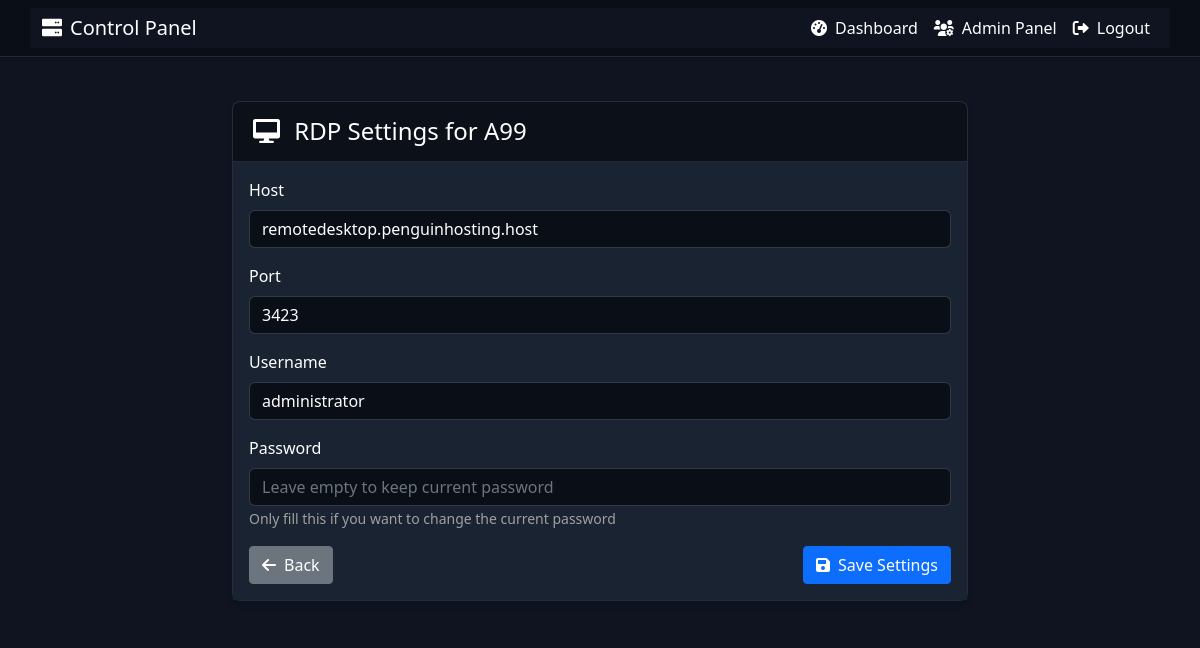
The app's page /rdp_settings/3 (signed in) with its own data.
### app.py (models this page shows)
class VPS(db.Model):
    id = db.Column(db.Integer, primary_key=True)
    name = db.Column(db.String(80), nullable=False)
    vmx_path = db.Column(db.String(200), nullable=False)
    user_id = db.Column(db.Integer, db.ForeignKey('user.id'))
    status = db.Column(db.String(20), default='stopped')
    rdp_host = db.Column(db.String(100))
    rdp_port = db.Column(db.Integer, default=3389)
    rdp_username = db.Column(db.String(100))
    rdp_password = db.Column(db.String(100))

### app.py (the view, shortened to what this page needs)
@app.route('/rdp_settings/<int:vps_id>', methods=['GET', 'POST'])
@login_required
def rdp_settings(vps_id):
    vps = VPS.query.get_or_404(vps_id)
    if not current_user.is_admin and vps.user_id != current_user.id:
        flash('Unauthorized access', 'error')
        return redirect(url_for('dashboard'))
    return render_template('rdp_settings.html', vps=vps)

### app.py (called while the page is built)
@login_manager.user_loader
def load_user(user_id):
    return User.query.get(int(user_id))

### templates/rdp_settings.html
{% extends "base.html" %}
{% block content %}
<div class="container">
    <div class="row justify-content-center">
        <div class="col-md-8">
            <div class="card">
                <div class="card-header">
                    <h4 class="mb-0">
                        <i class="fas fa-desktop me-2"></i>
                        RDP Settings for {{ vps.name }}
                    </h4>
                </div>
                <div class="card-body">
                    <form method="POST">
                        <div class="mb-3">
                            <label for="rdp_host" class="form-label">Host</label>
                            <input type="text" class="form-control" id="rdp_host" name="rdp_host" value="{{ vps.rdp_host or '' }}" required>
                        </div>
                        <div class="mb-3">
                            <label for="rdp_port" class="form-label">Port</label>
                            <input type="number" class="form-control" id="rdp_port" name="rdp_port" value="{{ vps.rdp_port or 3389 }}" required>
                        </div>
                        <div class="mb-3">
                            <label for="rdp_username" class="form-label">Username</label>
                            <input type="text" class="form-control" id="rdp_username" name="rdp_username" value="{{ vps.rdp_username or '' }}" required>
                        </div>
                        <div class="mb-3">
                            <label for="rdp_password" class="form-label">Password</label>
                            <input type="password" class="form-control" id="rdp_password" name="rdp_password" placeholder="Leave empty to keep current password">
                            <small class="text-muted">Only fill this if you want to change the current password</small>
                        </div>
                        <div class="d-flex justify-content-between align-items-center">
                            <a href="{{ url_for('dashboard') }}" class="btn btn-secondary">
                                <i class="fas fa-arrow-left me-2"></i>Back
                            </a>
                            <button type="submit" class="btn btn-primary">
                                <i class="fas fa-save me-2"></i>Save Settings
                            </button>
                        </div>
                    </form>
                </div>
            </div>
        </div>
    </div>
</div>
{% endblock %}

### static/css/style.css (style rules this page uses)
:root { --dark-bg: #0f1420; --darker-bg: #0a0e17; --card-bg: #1a2332; --accent: #3498db; --text-primary: #ffffff; --text-secondary: #a0a0a0; --hover-bg: #2a3442; }
body { background-color: var(--dark-bg) !important; color: var(--text-primary); font-family: 'Segoe UI', system-ui, -apple-system, sans-serif; min-height: 100vh; }
.form-control { background-color: var(--darker-bg); border: 1px solid rgba(255, 255, 255, 0.1); color: var(--text-primary); border-radius: 6px; }
html, body, .container, .row, .col, .card { background-color: var(--dark-bg) !important; }
.btn, .nav-link, .form-control { color: var(--text-primary) !important; }
.card { background-color: var(--card-bg); border: 1px solid rgba(255, 255, 255, 0.1); border-radius: 8px; box-shadow: 0 4px 6px rgba(0, 0, 0, 0.1); margin-bottom: 20px; }
.card-header { background-color: rgba(0, 0, 0, 0.2); border-bottom: 1px solid rgba(255, 255, 255, 0.1); border-radius: 8px 8px 0 0 !important; color: var(--text-primary); padding: 15px 20px; }
.card-body { background-color: var(--card-bg); }
.text-muted { color: var(--text-secondary) !important; }
small { color: var(--text-secondary); }

### records on screen
VPS: name "A99", rdp_host "remotedesktop.penguinhosting.host", rdp_port "3423", rdp_username "administrator"
